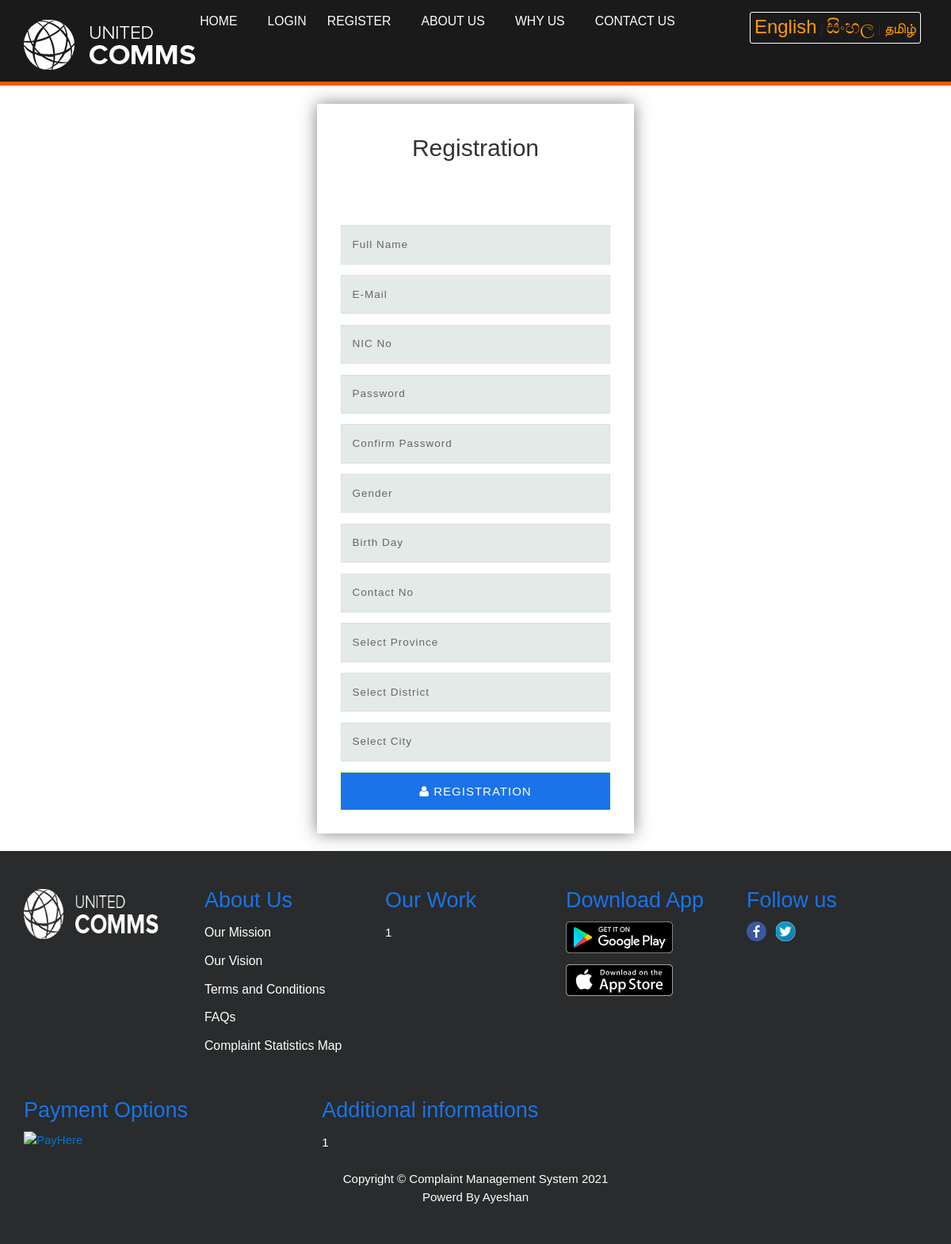
The app's page /users/registration.php with its own data.
### tables this page shows
CREATE TABLE `genaralsetting` (
  `id` int(11) NOT NULL,
  `setting_name` varchar(250) NOT NULL,
  `setting_description` varchar(999) NOT NULL
);

CREATE TABLE `footerlink` (
  `id` int(11) NOT NULL,
  `name` varchar(255) NOT NULL,
  `link` varchar(255) NOT NULL
);

### users/lang.en.php (called while the page is built, shortened)
<?php
$language["Dashboard"] = "Dashboard";
$language["CMP_Not_pro"] = "Not Process Complaints";
$language["CMP_In_Pro"] = "In Process Complaints";
$language["CMP_CLosed"] = "Closed Complaint";
$language["Full_detail"] = "Full Detail";
$language['Profile_info'] = 'Profile info';
$language["s_Profile"] = " 's Profile";
$language["Last_Updated_at"] = "Last Updated at : ";
$language["Full_Name"] = "Full Name";
$language["User_Email"] = "E-Mail";
$language["nic"] = "NIC No";
$language["Contact"] = "Contact No";
$language["Address"] = "Address";
$language["Province"] = "Province";
$language["District"] = "District";
$language["City"] = "City";
$language["Grama"] = "Grama";
$language["Reg_Datea"] = "Reg Date";
$language["Zipcode"] = "Zip Code";
$language["User_Photo"] = "User Photo";
$language["New_Photo"] = "Upload New Photo";
$language["Change_Photo"] = "Change Photo";
$language["Basic_info"] = "Basic Info";
$language["Gender"] = "Gender";
$language["Birthday"] = "Birth Day";
$language["Submit"] = "Submit";
$language["logout"] = "Log Out";
$language["SelectCategory"] = "Select Category";
$language["SelectSub_Category"] = "Select Subcategory";
$language["SelectProvince"] = "Select Province";
$language["SelectDistrict"] = "Select District";
$language["SelectCity"] = "Select City";
$language["SelectComplaint_Type"] = "Select Complaint Type";
$language["Category"] = "Category";
$language["Sub_Category"] = "Sub Category";
$language["Complaint_Type"] = "Complaint Type";
$language["Nature_of_Complaint"] = "Nature of Complaint";
$language["Complaint_Details"] = "Complaint Details (max 2000 words)";
$language["Complaint_Detail"] = "Complaint Detail";
$language["finalstatus"] = "Final Status";
$language["ComplaintDoc"] = "Complaint Related Doc(if any)";
$language["ComplaintDocs"] = "Complaint Related Document";
$language["Register_Complaint"] = "Register Complaint";
$language["cmpsave"] = "Save Complaint";
$language["save"] = "Save Changes";
$language["cancel"] = "Cancel";
$language["recaptcha"] = "Click Here";
$language["Change_Password"] = "Change Password";
$language["UserChangePassword"] = "User Change Password";
$language["Current_Password"] = "Current Password";
$language["New_Password"] = "New Password";
$language["Confirm_Password"] = "Confirm Password";
$language["Complaint_History"] = "Your Complaint History";
$language["Complaint_Number"] = "Complaint Number";
$language["Complaint_type"] = "Complaint Type";
$language["Reg_Date"] = "Reg Date";
$language["last_Updation_date"] = "last Updation date";
$language["Status"] = "Status";
$language["Action"] = "Action";
$language["inProcess"] = "In Process";
?>

### users/registration.php (the view, shortened to what this page needs)
<?php
include('../config/config.php');
switch($_SESSION['lang']){
case 0:
include("lang.en.php");
break;
}
?>
<!DOCTYPE html>
<html>
<head>
	<link href="css/style_login.css" rel="stylesheet" type="text/css" media="all" />
	<link href="css/font-awesome_login.css" rel="stylesheet">
	<link href="../vendor/bootstrap/css/bootstrap.min.css" rel="stylesheet">
    <link href="../vendor/font-awesome/css/font-awesome.min.css" rel="stylesheet" type="text/css">
    <link href="../css/modern-business.css" rel="stylesheet">
    <link href="../css/header_bootstrap.css" rel='stylesheet' type='text/css' />
    <link href="../css/header_style.css" rel="stylesheet" type="text/css" media="all" />
    <link href="../css/style_footer.css" rel="stylesheet" type="text/css">
</head>
<body>
	<?php include('../includes/header_second.php');?>
<br>
		<div class="main-w3lsrow">
			<div class="login-form login-form-left">
				<div class="agile-row">
					<div class="head">
						<h2><?php echo $language["registration"]; ?></h2>
					</div>
					<div class="login-agileits-top">
						<form  method="post" onsubmit="return phoneno()">
							<input type="text" class="name" name="fullname" Placeholder="<?php echo $language["Full_Name"]; ?>" required="required" autofocus/>
							<input type="email" placeholder="<?php echo $language["User_Email"]; ?>" id="email" onBlur="userAvailability()" name="email" required="required">
                 			<input type="text" class="name" Placeholder="<?php echo $language["nic"]; ?>" name="nic" id="nic" required="required" onBlur="usernic()" autofocus/>
							<input type="password" class="password" required="required" name="password" Placeholder="<?php echo $language["Password"]; ?>" id="find" />
              <input type="password" class="password" name="password"  Placeholder="<?php echo $language["cnfPassword"]; ?>" id="confirmpassword" onmouseout="valid()" />
                <input type="text" class="name"  Placeholder="<?php echo $language["Gender"]; ?>" id="gender"  name="gender" readonly />
                 <input type="text" class="name"  Placeholder="<?php echo $language["Birthday"]; ?>" id="year"  name="birthday" readonly />
							<input type="text" class="name" maxlength="10" name="contactno" id="contactno" placeholder="<?php echo $language["Contact"]; ?>" onBlur="userPhone()" onmouseout="phoneno()" required="required" autofocus/>
							<select name="province" id="province" onChange="getState(this.value);" required="required"  >
		                  <option value=""><?php echo $language["selectprovince"]; ?></option>
		                  </select>
		                  <select name="state" id="state" onChange="getCity(this.value);" required="required">
		                  <option value="" ><?php echo $language["selectdistrict"]; ?></option>
		                  </select>
		                  <select name="city" id="city"  required="required" >
		                  <option value=""><?php echo $language["selectcity"]; ?></option>
		                  </select>
							<button class="btn btn-theme btn-block" type="submit" name="submit" id="submit" ><i class="fa fa-user"></i> <?php echo $language["registration"]; ?></button>
						</form>
					</div>
				</div>
			</div>
		</div>
		<br>
	<?php include('../includes/footer_login_register.php');?>
</body>
</html>

### includes/header_second.php (shortened to what this page needs)
    <div class="header">
        <div class="container">
            <div class="logo">
                <?php $query=mysqli_query($con,"select setting_description from genaralsetting where id=4");
                while($row=mysqli_fetch_array($query))
                {
                ?>
                <?php $logophoto=$row['setting_description'];
                if($logophoto==""):
                ?>
                <a href="index.php"><img src="/..images/logo/logo.png" class="img-responsive" alt="" width="217" height="63" /></a>
                <?php else:?>
                    <a href="../index.php"><img src="../images/logo/<?php echo htmlentities($logophoto);?>" class="img-responsive" alt="" width="217" height="63"/></a>
                <?php endif;?><?php } ?>
            </div>
            <div class="header-right">
                 <selection style="
float: right;
    margin-right: 8px;
    border: 1px solid #fff;
    border-radius: 3px;
    padding-top: 0px;
    padding-bottom: 2px;
    padding-right: 5px;
    padding-left: 5px;
    text-align: auto;
">
<a href="?lang=en"  <?php if($lang == 'en'){?> style="color:#ff9900;" <?php } ?>><font size="5px" style="color:#ff9900;">English</font></a>&nbsp;|
<a href="?lang=si"  <?php if($lang == 'si'){?> style="color:#ff9900;" <?php } ?>><font size="5px" style="color:#ff9900;">සිංහල</font></a>&nbsp;|
<a href="?lang=ta"  <?php if($lang == 'ta'){?> style="color:#ff9900;" <?php } ?>><font size="4px" style="color:#ff9900;">தமிழ்</font></a></div></selection>
                <div class="top-menu">
                    <ul>
                        <li><a href="../index.php"><?php echo $language["home"];?></a></li>
                        <li><a href="index.php"><?php echo $language["login"]; ?></a></li>
                        <li><a href="registration.php"><?php echo $language["register"]; ?></a></li>
                        <li><a href="../page.php?type=aboutus"><?php echo $language["aboutus"]; ?></a></li>
                        <li><a href="../page.php?type=whyus"><?php echo $language["whyus"]; ?></a></li>
                        <li><a href="../contact.php"><?php echo $language["contactus"]; ?></a></li>
                    </ul>
                </div>
            </div>
            <div class="clearfix"></div>
        </div>

### includes/footer_login_register.php (shortened to what this page needs)
<footer class="py-5 bg-inverse">
      <div class="container">
          <div class="ftr-grid-main">
          	<?php $query=mysqli_query($con,"select setting_description from genaralsetting where id=4");
              while($row=mysqli_fetch_array($query))
              {
              ?>
		<div class="footer-grid">
			<ul>
				<li>
	                <?php $logophoto=$row['setting_description'];
	                if($logophoto==""):
	                ?>
              				<a href="index.php"><img src="../images/logo/logo.png" class="img-responsive" alt="" width="170" height="63" /></a>
              			<?php else:?>
                  			<a href="index.php"><img src="../images/logo/<?php echo htmlentities($logophoto);?>" class="img-responsive" alt="" width="170" height="63"/></a>
              			<?php endif;?><?php } ?>
              		</li>
			</ul>
		</div>
		<div class="footer-grid">
			<h3><?php echo $language["aboutus"]; ?></h3>
			<ul>
				<li><a href="../page.php?type=mission"><?php echo $language["mission"]; ?></a></li>
				<li><a href="../page.php?type=vision"><?php echo $language["vision"]; ?></a></li>
				<li><a href="../page.php?type=terms"><?php echo $language["terms"]; ?></a></li>
				<li><a href="../page.php?type=faqs"><?php echo $language["faqs"]; ?></a></li>
				<li><a href="../map"><?php echo $language["cmpcount"]; ?></a></li>
			</ul>
		</div>
		<div class="footer-grid">
			<h3><?php echo $language["ourwork2"]; ?></h3>
			<p><?php echo $language["ourwork"]; ?></p>
		</div>
		<div class="footer-grid">
		<?php $query=mysqli_query($con,"SELECT * from footerlink where id=1");
        while($row=mysqli_fetch_array($query))
        {
        	$app = $row['link'];
        	$empty= "#";
        ?>
				<?php
				if($app==$empty)
	        	{?>
	        	<?php }
                      else {?>
                      	<h3><?php echo $language["downloadapp"]; ?></h3>
					<ul class="downloadapp-icon">
	        		<li><a href="<?php echo $app;?>" class="android"> </a></li>
				<?php } ?>
                      <?php }?>
                      <?php $query=mysqli_query($con,"SELECT * from footerlink where id=6");
        while($row=mysqli_fetch_array($query))
        {
        	$apple = $row['link'];
        	$empty= "#";
        ?>
				<?php
				if($apple==$empty)
	        	{?>
	        	<?php }
	        	else {?>
					<ul class="downloadappapple-icon">
	        		<li><a href="<?php echo $apple;?>" target="_blank" class="apple"> </a></li>
				<?php } ?>
                      <?php }?>
			</ul>
		</div>
		<div class="footer-grid">
		<?php $query=mysqli_query($con,"SELECT * from footerlink where id=2");
        while($row=mysqli_fetch_array($query))
        {
        	$fb = $row['link'];
        	$empty= "#";
        ?>
        <?php
				if($fb==$empty)
	        	{?>
	        	<?php }
                      else {?>
                      	<h3><?php echo $language["followus"]; ?></h3>
					<ul class="social-icon">
					<li><a href="<?php echo $fb;?>" class="fb"> </a></li>
				<?php } ?>
                      <?php }?>
			<?php $query=mysqli_query($con,"SELECT * from footerlink where id=3");
        while($row=mysqli_fetch_array($query))
        {
        	$twiter = $row['link'];
        	$empty= "#";
        ?>
        <?php
				if($twiter==$empty)
	        	{?>
	        	<?php }
                      else {?>
					<li><a href="<?php echo $twiter;?>" class="tw"> </a></li>
				<?php } ?>
                      <?php }?>
			</ul>
		</div>
    </div>
    <div class="ftr-bottom">
    	<div class="ftr-bottom-grid">
    		<h3><?php echo $language["payoption"]; ?></h3>
			<ul>
			   <a href="https://www.payhere.lk" target="_blank"><img src="https://www.payhere.lk/downloads/images/payhere_short_banner.png" alt="PayHere" width="250"/></a>
			</ul>
    	</div>
    	<div class="ftr-bottom-grid">
    		<h3><?php echo $language["addiinfo2"]; ?></h3>
			<p><?php echo $language["addiinfo"]; ?></p>
    	</div>
    	<div>
    		<br>
    		<?php
    		$query=mysqli_query($con,"SELECT setting_description FROM genaralsetting where id=3");
                   while($row=mysqli_fetch_array($query))
                   {
				$currentyear = date( 'Y', time () );
    		?>
    		<?php $query=mysqli_query($con,"SELECT * from footerlink where id=4");
            while($row=mysqli_fetch_array($query))
            {
            	$copyright = $row['name'];
            ?>
            <?php
            if(empty($copyright))
            {?>
	        <?php }
                  else {?>
    			<p class="m-0 text-center text-white">Copyright &copy; <a href="<?php echo htmlentities($row['link']);?>" style="color: white"><?php echo htmlentities($row['name']);?></a> <?php echo $currentyear;?></p>
    		<?php } ?>
    		<?php $query=mysqli_query($con,"SELECT * from footerlink where id=5");
            while($row=mysqli_fetch_array($query))
            {
            	$made = $row['name'];
            ?>
            <?php
            if(empty($made))
            {?>
	        <?php }
                  else {?>
    			<p class="m-0 text-center text-white"><a href="<?php echo htmlentities($row['link']);?>" style="color: white"><?php echo ($row['name']);?></p></a>
    		<?php } ?>
    	</div><?php } ?><?php } ?><?php } ?>
    </div>
</div>
  </footer>

### records on screen
genaralsetting: setting_description (picture)
footerlink: name "Complaint Management System", currentyear "2021"
footerlink: name "Powerd By Ayeshan"

### other values on screen
$language["home"] "HOME"
$language["login"] "LOGIN"
$language["register"] "REGISTER"
$language["aboutus"] "ABOUT US"
$language["whyus"] "WHY US"
$language["contactus"] "CONTACT US"
$language["registration"] "Registration"
$language["registration"] "REGISTRATION"
$language["aboutus"] "About Us"
$language["mission"] "Our Mission"
$language["vision"] "Our Vision"
$language["terms"] "Terms and Conditions"
$language["faqs"] "FAQs"
$language["cmpcount"] "Complaint Statistics Map"
$language["ourwork2"] "Our Work"
